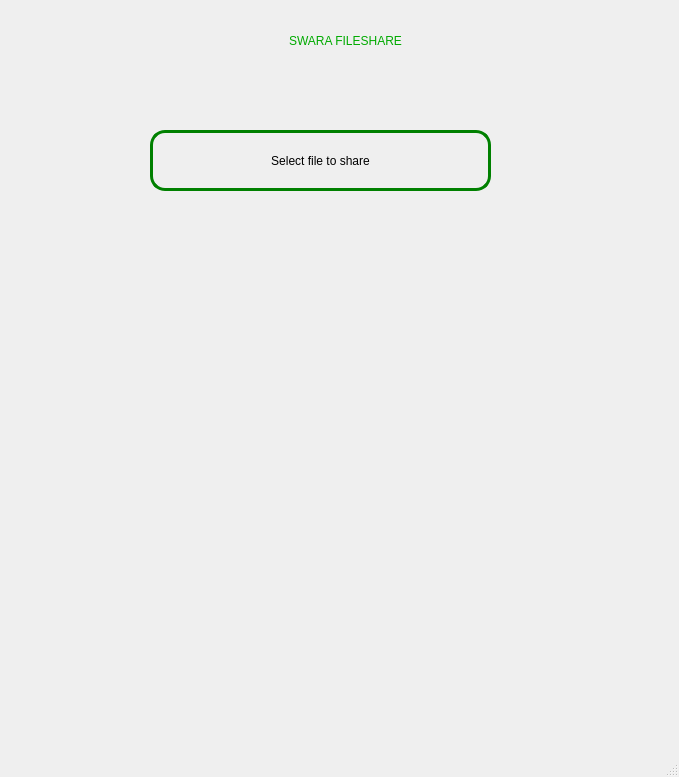
<?xml version="1.0" encoding="UTF-8"?>
<ui version="4.0">
 <class>MainWindow</class>
 <widget class="QMainWindow" name="MainWindow">
  <property name="geometry">
   <rect>
    <x>0</x>
    <y>0</y>
    <width>679</width>
    <height>777</height>
   </rect>
  </property>
  <property name="windowTitle">
   <string>MainWindow</string>
  </property>
  <property name="styleSheet">
   <string notr="true">background-color: &quot;beige&quot;;
QPushButton#shareFilesButton:pressed{
  	background-color: darkgreen;
	color: white;
}</string>
  </property>
  <widget class="QWidget" name="centralwidget">
   <widget class="QLabel" name="title">
    <property name="geometry">
     <rect>
      <x>70</x>
      <y>10</y>
      <width>551</width>
      <height>61</height>
     </rect>
    </property>
    <property name="sizePolicy">
     <sizepolicy hsizetype="Preferred" vsizetype="Preferred">
      <horstretch>0</horstretch>
      <verstretch>0</verstretch>
     </sizepolicy>
    </property>
    <property name="layoutDirection">
     <enum>Qt::LeftToRight</enum>
    </property>
    <property name="styleSheet">
     <string notr="true">font: 87 28pt &quot;Arial Black&quot;;
color: rgb(0, 170, 0);
text-align: center</string>
    </property>
    <property name="text">
     <string>SWARA FILESHARE</string>
    </property>
    <property name="alignment">
     <set>Qt::AlignCenter</set>
    </property>
   </widget>
   <widget class="QPushButton" name="sharefilesButton">
    <property name="geometry">
     <rect>
      <x>150</x>
      <y>130</y>
      <width>341</width>
      <height>61</height>
     </rect>
    </property>
    <property name="styleSheet">
     <string notr="true">font: 16pt &quot;Arial&quot;;
border-radius: 15px;
border: 3px solid green;</string>
    </property>
    <property name="text">
     <string>Select file to share</string>
    </property>
   </widget>
  </widget>
  <widget class="QMenuBar" name="menubar">
   <property name="geometry">
    <rect>
     <x>0</x>
     <y>0</y>
     <width>679</width>
     <height>26</height>
    </rect>
   </property>
  </widget>
  <widget class="QStatusBar" name="statusbar"/>
 </widget>
 <resources/>
 <connections/>
</ui>
